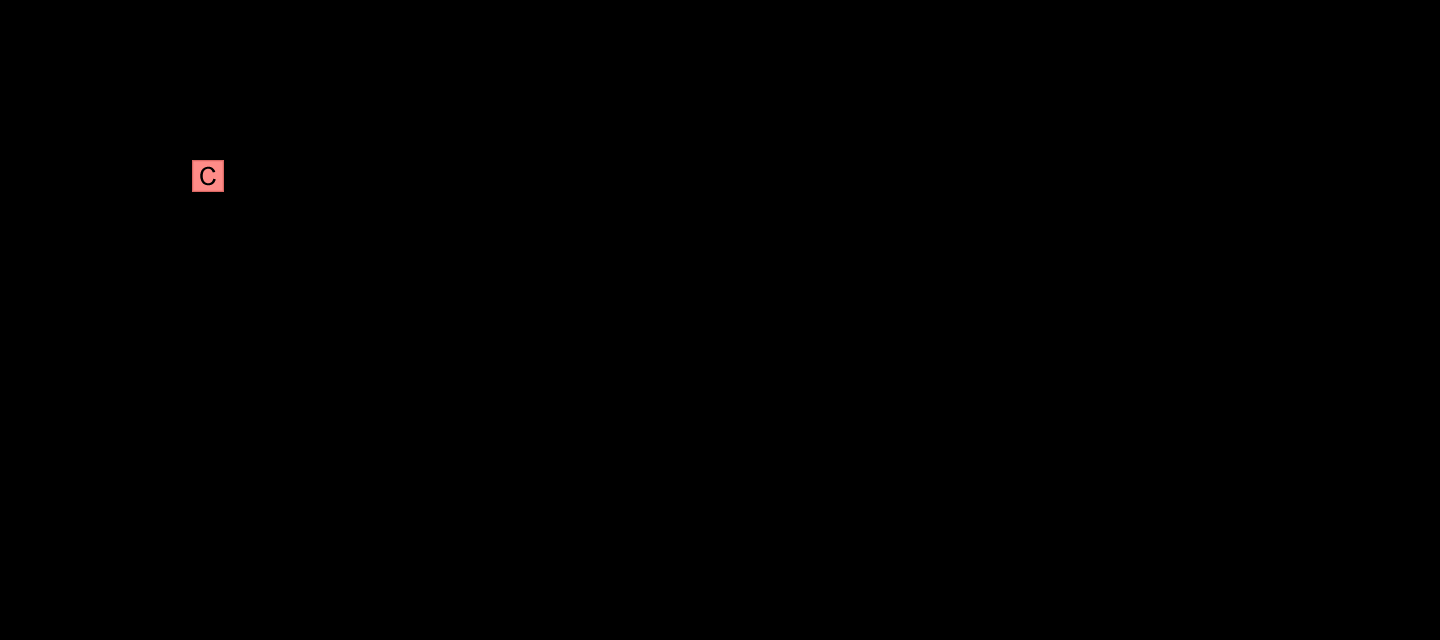

A level layout from a 2D game, rendered from its tile map. Below: a short description, then the map file with tile-grid data replaced by summaries:
An orthogonal 45x20 tile map with 32x32 px tiles, 1 tile layer (块层 1) and 1 object.

<map version="1.0" orientation="orthogonal" width="45" height="20" tilewidth="32" tileheight="32">
 <tileset firstgid="1" name="blocks" tilewidth="32" tileheight="32">
  <image source="blocks.png" width="64" height="64" />
 </tileset>
 <layer name="块层 1" width="45" height="20">
  <data>[900 cells, 1 non-empty, 1 distinct tile ids]</data>
 </layer>
 <objectgroup name="line" width="45" height="20">
  <object x="0" y="416">
   <polyline points="0,0 32,0 64,0 96,0 128,0 168,-7 208,-26 252,-24 288,0 312,29 332,64 352,96 368,127 387,161 416,192 448,224 480,224 512,192 533,157 544,128 555,101 569,67 581,34 598,-3 612,-32 640,-64 673,-60 699,-43 736,-32 768,-32 800,-32 832,-32 864,-32 896,-53 936,-56 960,-32 992,0 1013,25 1031,63 1044,88 1063,118 1088,128 1120,128 1150,115 1174,91 1195,63 1222,31 1248,0 1280,-32 1312,-64 1344,-96 1376,-128 1405,-152 1440,-160" />
  </object>
 </objectgroup>
</map>
